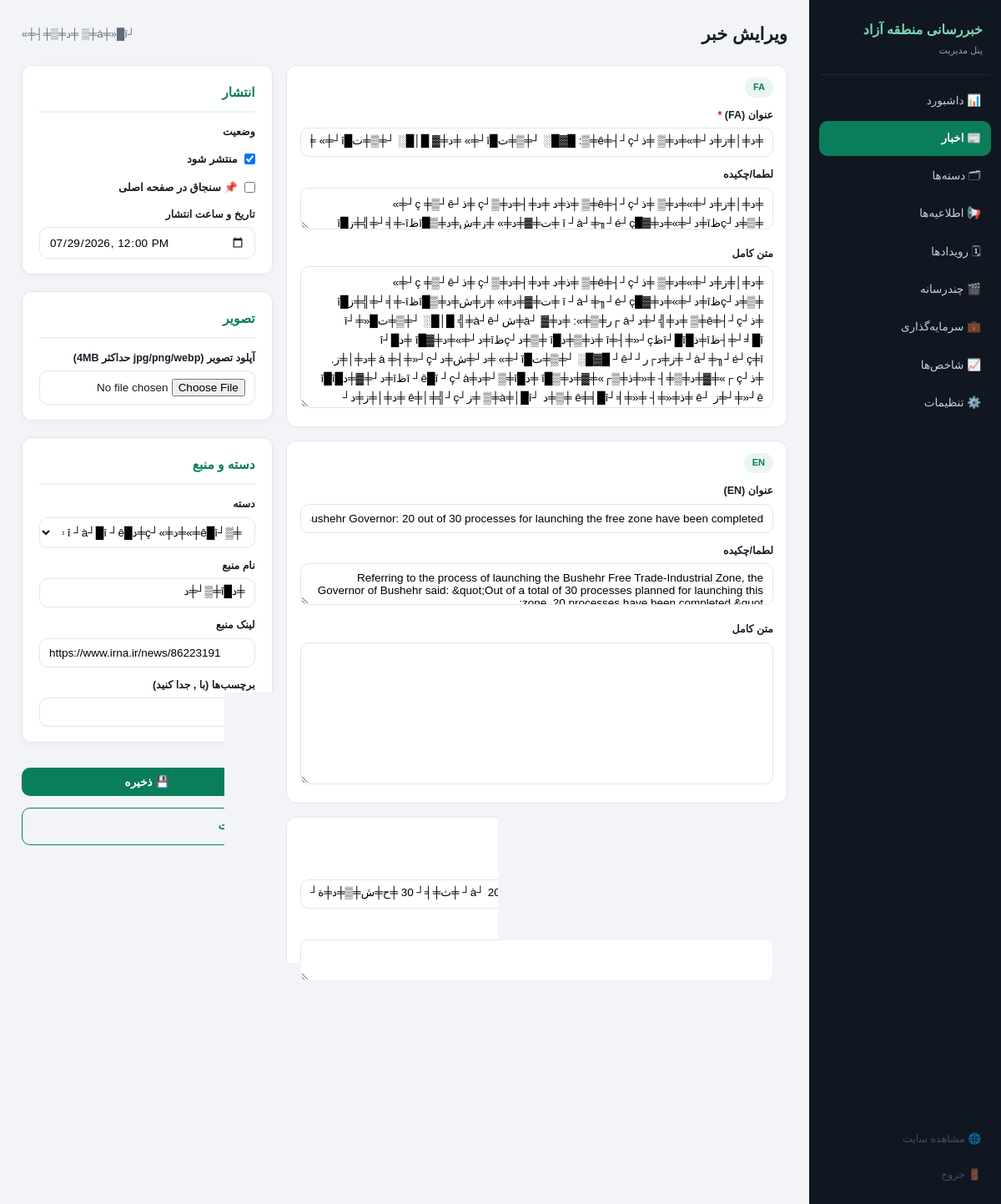
/admin.php?id=38&a=art_edit (signed in), run on an earlier commit of the app's database.
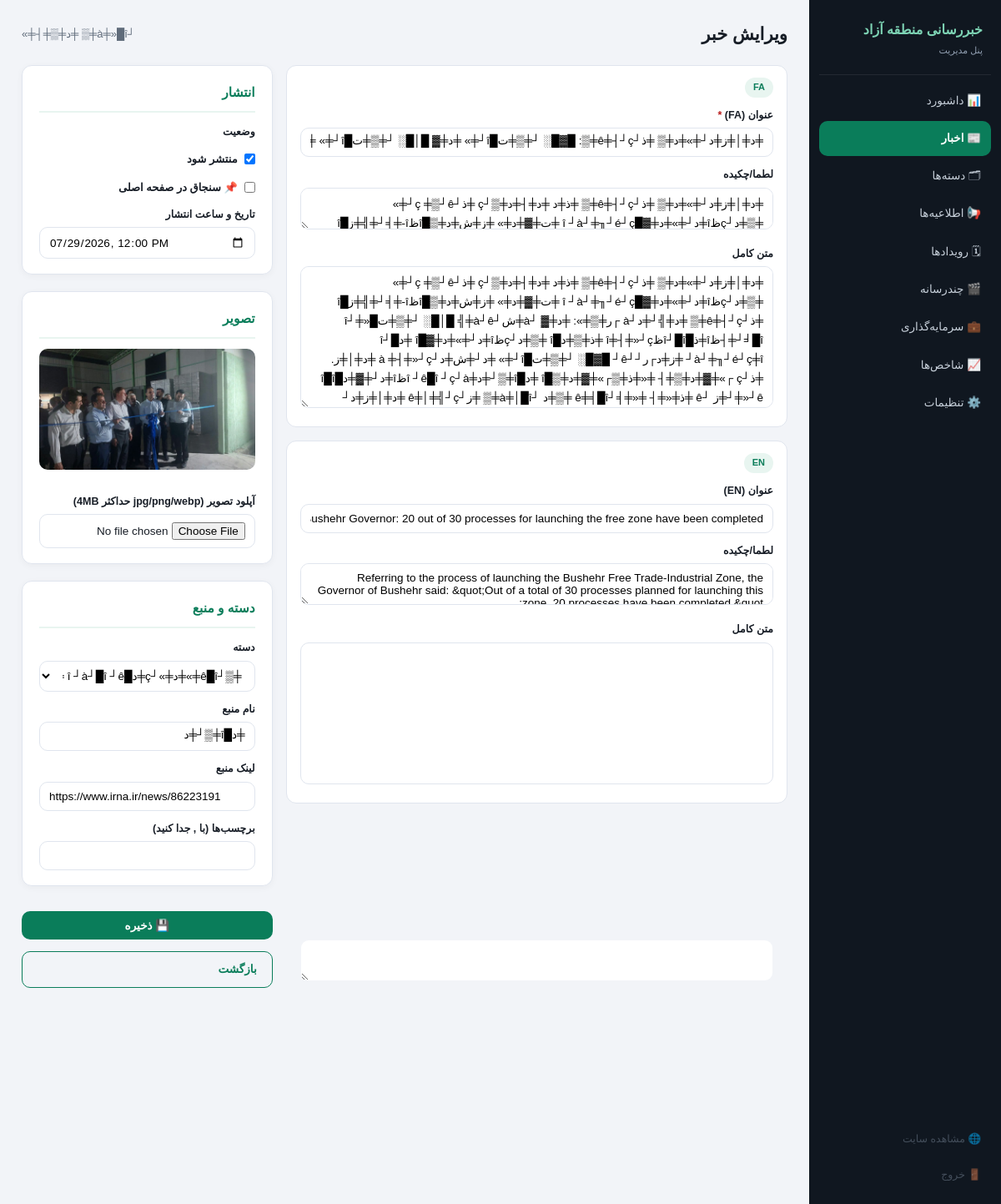
And on a later commit of the database.
### tables this page shows
CREATE TABLE `articles` (
  `id` int(10) unsigned NOT NULL AUTO_INCREMENT,
  `category_id` int(10) unsigned DEFAULT NULL,
  `image` varchar(300) DEFAULT NULL,
  `source_name` varchar(120) DEFAULT NULL,
  `source_url` varchar(400) DEFAULT NULL,
  `is_pinned` tinyint(1) DEFAULT 0,
  `is_published` tinyint(1) DEFAULT 0,
  `published_at` datetime NOT NULL DEFAULT current_timestamp(),
  `views` int(10) unsigned DEFAULT 0,
  `created_at` datetime DEFAULT current_timestamp(),
  `updated_at` datetime DEFAULT NULL,
  PRIMARY KEY (`id`),
  KEY `idx_pub` (`is_published`,`published_at`),
  KEY `category_id` (`category_id`),
  CONSTRAINT `articles_ibfk_1` FOREIGN KEY (`category_id`) REFERENCES `categories` (`id`) ON DELETE SET NULL
);

CREATE TABLE `category_translations` (
  `id` int(10) unsigned NOT NULL AUTO_INCREMENT,
  `category_id` int(10) unsigned NOT NULL,
  `lang` varchar(2) NOT NULL,
  `name` varchar(160) NOT NULL,
  PRIMARY KEY (`id`),
  UNIQUE KEY `uq` (`category_id`,`lang`),
  KEY `lang` (`lang`),
  CONSTRAINT `category_translations_ibfk_1` FOREIGN KEY (`category_id`) REFERENCES `categories` (`id`) ON DELETE CASCADE
);

### app.php (called while the page is built, shortened)
<?php
if (!function_exists('app')) {
    function app(): array { static $cfg; return $cfg ??= (require __DIR__ . '/config.php'); }
}
function db(): PDO {
    static $pdo = null;
    if ($pdo === null) {
        $c = app()['db'];
        try {
            $pdo = new PDO(
                "mysql:host={$c['host']};port={$c['port']};dbname={$c['name']};charset={$c['charset']}",
                $c['user'], $c['pass'],
                [PDO::ATTR_ERRMODE => PDO::ERRMODE_EXCEPTION, PDO::ATTR_DEFAULT_FETCH_MODE => PDO::FETCH_ASSOC,
                 PDO::ATTR_EMULATE_PREPARES => false]
            );
        } catch (PDOException $e) {
            http_response_code(500);
            exit(app()['debug'] ? 'DB Error: ' . $e->getMessage() : 'خطا در اتصال به دیتابیس. نصب‌کننده را اجرا کنید: <a href="install.php">install.php</a>');
        }
    }
    return $pdo;
}
function q(string $sql, array $p = []): PDOStatement { $st = db()->prepare($sql); $st->execute($p); return $st; }
function q1(string $sql, array $p = []): ?array  { $r = q($sql, $p)->fetch(); return $r === false ? null : $r; }
function qall(string $sql, array $p = []): array { return q($sql, $p)->fetchAll(); }
function e(?string $s): string          { return htmlspecialchars((string)$s, ENT_QUOTES, 'UTF-8'); }
function getp(string $k, string $d = ''): string { return is_string($_GET[$k] ?? null) ? trim($_GET[$k]) : $d; }
function ini(string $k, int $d = 0): int { return (int)($_GET[$k] ?? $d); }
function admin_url(string $a, array $qs = []): string {
    $qs['a'] = $a; foreach ($qs as $k => $v) if ($v === null || $v === '') unset($qs[$k]);
    return 'admin.php?' . http_build_query($qs);
}
function img(?string $path): ?string {
    if (!$path) return null;
    return !str_starts_with($path, 'uploads/') && !str_starts_with($path, 'assets/') ? app()['uploads_url'] . '/' . ltrim($path, '/') : $path;
}
function lang(): string {
    static $l = null;
    if ($l === null) {
        $allowed = app()['languages'];
        $g = getp('lang');
        $l = in_array($g, $allowed, true) ? $g : ($_SESSION['lang'] ?? null);
    }
    return $l;
}
function all_langs(): array { return app()['languages']; }
function current_admin(): array { return $_SESSION['admin'] ?? ['name'=>'', 'user'=>'']; }
function categories(bool $ordered = true): array {
    $rows = qall("SELECT c.*, t.name FROM categories c
                  LEFT JOIN category_translations t ON t.category_id = c.id AND t.lang = ?" . ($ordered ? ' ORDER BY c.sort_order, c.id' : ''), [lang()]);
    return $rows;
}
function article_admin(int $id): ?array {
    $a = q1("SELECT * FROM articles WHERE id = ?", [$id]); if (!$a) return null;
    foreach (qall("SELECT * FROM article_translations WHERE article_id = ?", [$id]) as $t) $a['tr'][$t['lang']] = $t;
    foreach (qall("SELECT tag FROM article_tags WHERE article_id = ?", [$id]) as $t) $a['tags'][] = $t['tag'];
    return $a;
}

### admin.php (the view, shortened to what the changed rows need)
<?php
require_once __DIR__ . '/app.php';
$NAV = [
    'dash' => '📊 داشبورد', 'arts' => '📰 اخبار', 'cats' => '🗂 دسته‌ها', 'anns' => '📢 اطلاعیه‌ها',
    'evs' => '🗓 رویدادها', 'mds' => '🎬 چندرسانه', 'invs' => '💼 سرمایه‌گذاری', 'pulse' => '📈 شاخص‌ها', 'set' => '⚙️ تنظیمات',
];
function admin_header(string $title, string $act): void {
    global $NAV;
    echo '<!doctype html><html lang="fa" dir="rtl"><head><meta charset="utf-8">
<meta name="viewport" content="width=device-width, initial-scale=1"><meta name="robots" content="noindex">
<title>' . e($title) . ' — پنل مدیریت</title>
<link rel="stylesheet" href="assets/css/admin.css?v=1"></head>
<body data-act="' . e($act) . '"><div class="adm"><aside class="side">
<div class="side-brand">خبررسانی منطقه آزاد<br><small>پنل مدیریت</small></div>';
    foreach ($NAV as $k => $v) echo '<a class="sitem' . ($act === $k ? ' on' : '') . '" href="' . e(admin_url($k)) . '">' . $v . '</a>';
    echo '<div class="spacer"></div>
<a class="sitem dim" href="index.php" target="_blank">🌐 مشاهده سایت</a>
<a class="sitem dim" href="' . e(admin_url('logout')) . '">🚪 خروج</a>
</aside><main class="adm-main"><div class="adm-top"><h1>' . e($title) . '</h1>
<span class="who">' . e(current_admin()['name'] ?: current_admin()['user']) . '</span></div>';
}
function admin_footer(): void { echo '</main></div></body></html>'; }
$a = getp('a', 'dash');
switch ($a) {
case 'art_edit': {
    $id = ini('id', 0);
    $row = $id ? article_admin($id) : null;
    admin_header($id ? 'ویرایش خبر' : 'خبر جدید', 'arts');
    $cats = categories(false);
    echo '<form method="post" enctype="multipart/form-data" class="frm">' . csrf_field() . '<input type="hidden" name="op" value="save">
    <div class="frm-grid">
      <div class="colA">';
    foreach (all_langs() as $l) {
        $tr = $row['tr'][$l] ?? [];
        echo '<div class="ltabs" data-lang="' . $l . '">
        <div class="tabh"><span class="lg">' . strtoupper($l) . '</span></div>
        <label>عنوان (' . strtoupper($l) . ') ' . ($l === 'fa' ? '<i class="req">*</i>' : '') . '</label>
        <input name="t_' . $l . '" value="' . e($tr['title'] ?? '') . '" ' . ($l === 'fa' ? 'required' : '') . '>
        <label>لطما/چکیده</label><textarea name="x_' . $l . '" rows="2">' . e($tr['excerpt'] ?? '') . '</textarea>
        <label>متن کامل</label><textarea name="b_' . $l . '" rows="10" class="mono">' . e($tr['body'] ?? '') . '</textarea></div>';
    }
    echo '</div><div class="colB">
      <div class="panel"><h2>انتشار</h2>
        <label>وضعیت</label>
        <label class="chk"><input type="checkbox" name="is_published"' . (($row['is_published'] ?? 1) ? ' checked' : '') . '> منتشر شود</label>
        <label class="chk"><input type="checkbox" name="is_pinned"' . (($row['is_pinned'] ?? 0) ? ' checked' : '') . '> 📌 سنجاق در صفحه اصلی</label>
        <label>تاریخ و ساعت انتشار</label>
        <input type="datetime-local" name="published_at" value="' . e(str_replace(' ', 'T', $row['published_at'] ?? date('Y-m-d H:i'))) . '">
      </div>
      <div class="panel"><h2>تصویر</h2>' . (($im = img($row['image'] ?? null)) ? '<img class="prev" src="' . e($im) . '">' : '') . '
        <label>آپلود تصویر (jpg/png/webp حداکثر 4MB)</label><input type="file" name="image" accept="image/*">
      </div>
      <div class="panel"><h2>دسته و منبع</h2>
        <label>دسته</label><select name="category_id"><option value="">— بدون دسته —</option>';
    foreach ($cats as $c) echo '<option value="' . (int)$c['id'] . '"' . (((int)($row['category_id'] ?? 0) === (int)$c['id']) ? ' selected' : '') . '>' . e($c['name'] ?: '—') . '</option>';
    echo '</select>
        <label>نام منبع</label><input name="source_name" value="' . e($row['source_name'] ?? '') . '">
        <label>لینک منبع</label><input name="source_url" dir="ltr" value="' . e($row['source_url'] ?? '') . '">
        <label>برچسب‌ها (با , جدا کنید)</label><input name="tags" value="' . e(implode(', ', $row['tags'] ?? [])) . '">
      </div>
      <button class="btn wide">💾 ذخیره</button>
      <a class="btn ghost wide" href="' . e(admin_url('arts')) . '">بازگشت</a>
    </div></form></div>';
    admin_footer();
} break;
}

What changed in the data, as far as the page shows it:
changed articles "https://www.irna.ir/news/86223191": image: picture added
